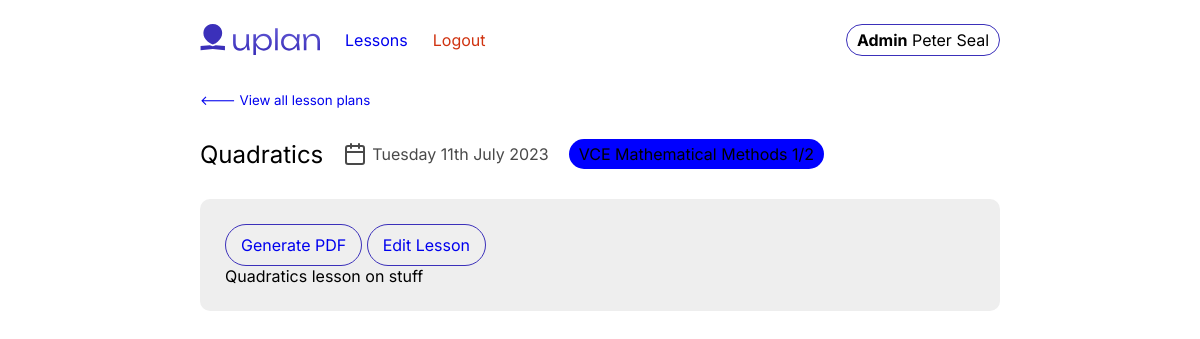
The page /lesson/ac41d5b7-382/ (signed in) on the database its author committed.
### core/models.py (models this page shows, shortened)
class Profile(models.Model):
    user = models.OneToOneField(User, on_delete=models.CASCADE, blank=True, null=True)
    given_name = models.CharField(max_length=256, blank=True, null=True)
    family_name = models.CharField(max_length=256, blank=True, null=True)
    is_admin = models.BooleanField(default=False)
    @property
    def full_name(self):
        return f"{self.given_name} {self.family_name}"

class LessonPlan(models.Model):
    primary_teacher = models.ForeignKey(Profile, blank=True, null=True, on_delete=models.SET_NULL, related_name="lessons")
    associated_teachers = models.ManyToManyField(Profile, related_name="associated_teachers", blank=True)
    subject = models.ManyToManyField("Subject", blank=True, related_name='lesson_plan')
    title = models.CharField(max_length=256, null=True, blank=True, validators=[validate_existence])
    text_content = models.TextField(blank=False, null=False, validators=[validate_existence])
    date_created = models.DateTimeField(auto_now_add=True, blank=True, null=True)
    lesson_date = models.DateField(blank=True, null=True)
    slug = models.SlugField(
        default='',
        editable=True,
        max_length=75,
        unique=True,
        null=True,
        blank=True
    )

class Subject(models.Model):
    name = models.CharField(max_length=256)
    teacher = models.ForeignKey(Profile, blank=True, null=True, on_delete=models.SET_NULL, related_name="subjects")
    primary_colour = models.CharField(max_length=15)

### core/views.py (the view)
# urls.py: path('lesson/<str:slug>/', views.lesson_view, name='lesson_view'),
def lesson_view(request, slug):
    lesson = LessonPlan.objects.get(slug=slug)
    context = {
        'lesson': lesson
    }
    return render(request, 'core/lesson_view.html', context)

### templates/core/lesson_view.html
{% extends 'core/base.html' %}
{% load static %}
{% block content %}
<div class="container">
<div class="lesson-plan-detail">
    <small><a href="{% url "core:index" %}">🡐 View all lesson plans</a></small>
    <div class="lesson-plan-detail-head">
    <h2>{{ lesson.title }}</h2>
    <div class="date-group">
        {% if lesson.lesson_date %}
            <i data-feather="calendar"></i>
            <p>{{ lesson.lesson_date|date:"l dS F Y" }}</p>
        {% else %}
            <p>No date set</p>
        {% endif %}
    </div>
    {% for subject in lesson.subject.all %}
    <p style="background: {{ subject.primary_colour }};" class="pill pill__sml">{{ subject.name }}</p>
    {% endfor %}
    </div>
</div>
<div class="lesson-plan-content-detail">
    <button class="btn btn__secondary"><a href="{% url 'core:create_pdf' lesson.slug %}">Generate PDF</a></button>
    <button class="btn btn__secondary"><a href="{% url 'core:update_lesson' lesson.slug %}">Edit Lesson</a></button>
    <br>
    {{ lesson.text_content|safe|linebreaksbr }}
</div>
</div>
{% endblock content %}

### templates/core/base.html (shortened to what this page needs)
{% load static %}
<!DOCTYPE html>
<html lang="en">
<head>
    <link rel="stylesheet" type="text/css" href="{% static '/css/index.css/' %}">
</head>
<body>
<div class="container">
<div class="navbar">
    <header>
        <a href="{% url 'core:index' %}"><img src="{% static 'images/logo.svg' %}" alt=""></a>
        <a href="{% url "core:index" %}">Lessons</a>
        <a class="negative" href="{% url 'logout' %}">Logout</a>
    </header>
    <div class="navbar-element">
        <div class="profile-nav-wrap pill pill__outline pill__sml">
            {% if request.user.profile.is_admin %}
            <span><b>Admin</b></span>
            {% endif %}
            <span>{{ request.user.profile.full_name }}</span>
        </div>
    </div>
</div>
</div>
{% block content %}
{% endblock %}
</body>
</html>

### core/static/css/index.css (style rules this page uses)
* { box-sizing:border-box;margin:0;padding:0;font-family:'Inter', sans-serif;text-decoration:none;list-style:none }
.btn { padding:10px 15px;border-radius:500px;cursor:pointer;border:none;outline:none;font-size:16px }
.btn__secondary { border:1px solid #3B30BA }
.container { width:800px;margin:0 auto }
.negative { color:#D03310 }
.navbar { margin:20px 0 30px 0;display:flex;justify-content:space-between;align-items:center }
.navbar header { display:flex;align-items:center;gap:25px }
.navbar header img { width:120px }
.lesson-plan-detail-head { display:flex;align-items:center;gap:20px;margin:30px 0 30px 0 }
.lesson-plan-detail-head h2 { font-weight:400 }
.lesson-plan-detail-head .date-group { display:flex;flex-direction:row;gap:5px;align-items:center }
.lesson-plan-detail-head .date-group>* { color:#494949 }
.lesson-plan-content-detail { padding:25px;background:#eee;border-radius:10px;margin-bottom:25px }
.pill { border-radius:500px }
.pill__sml { padding:5px 10px }
.pill__outline { border:1px solid #3B30BA }

### rows shown on the page
LessonPlan: title "Quadratics", lesson_date "Tuesday 11th July 2023", text_content "Quadratics lesson on stuff"
Subject: name "VCE Mathematical Methods 1/2"

### other values the page prints
{{ request.user.profile.full_name }} "Peter Seal"
